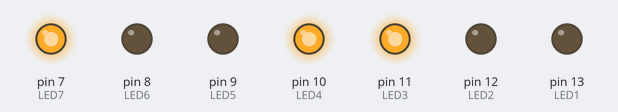
The sketch below on a simulated Arduino Uno, built with avr-gcc and run on an emulated ATmega328P. Shown: output pins drawn as LEDs (lit = HIGH).

Above: at 0.04 s.
At 0.68 s:
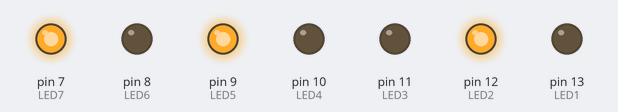
At 1.32 s:
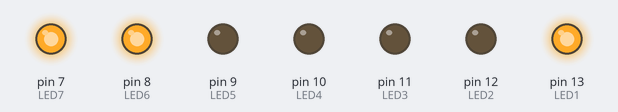
At 2.04 s:
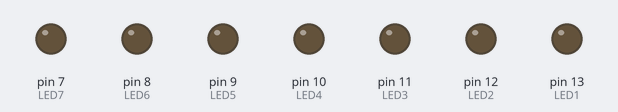
At 2.84 s:
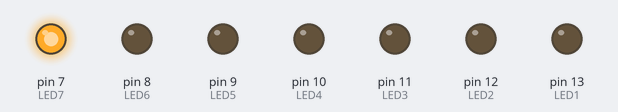
Timing chart, 0 to 3.1 s (numbered marks = the images above):
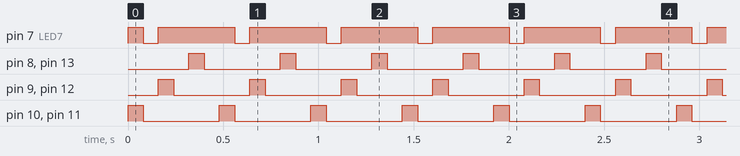

The sketch:

try.ino
```cpp
int LED1=13;
int LED2=12;
int LED3=11;
int LED4=10;
int LED5=9;
int LED6=8;
int LED7=7;

void setup() {
  // put your setup code here, to run once:
pinMode(LED1,OUTPUT);
pinMode(LED2,OUTPUT);
pinMode(LED3,OUTPUT);
pinMode(LED4,OUTPUT);
pinMode(LED5,OUTPUT);
pinMode(LED6,OUTPUT);
pinMode(LED7,OUTPUT);
}

void loop() {
  // put your main code here, to run repeatedly:
digitalWrite(LED3,HIGH);
digitalWrite(LED4,HIGH);
digitalWrite(LED7,HIGH);
delay(80);
digitalWrite(LED7,LOW);
digitalWrite(LED3,LOW);
digitalWrite(LED4,LOW);
delay(80);
digitalWrite(LED7,LOW);
digitalWrite(LED2,HIGH);
digitalWrite(LED5,HIGH);
digitalWrite(LED7,HIGH);
delay(80);
digitalWrite(LED7,LOW);
digitalWrite(LED2,LOW);
digitalWrite(LED5,LOW);
digitalWrite(LED7,HIGH);
delay(80);
digitalWrite(LED7,LOW);
digitalWrite(LED1,HIGH);
digitalWrite(LED7,HIGH);
digitalWrite(LED6,HIGH);
delay(80);
digitalWrite(LED7,LOW);
digitalWrite(LED6,LOW);
digitalWrite(LED7,HIGH);
digitalWrite(LED1,LOW);
delay(80);
digitalWrite(LED7,LOW);
digitalWrite(LED1,LOW);
digitalWrite(LED2,LOW);
digitalWrite(LED7,HIGH);

/*digitalWrite(LED3,LOW);
digitalWrite(LED1,LOW);
digitalWrite(LED2,LOW);
digitalWrite(LED3,LOW);\
*/

}
```

Measured:
- by itself, pin 7 (LED7): repeats every 0.48 s: LOW 0.08 s, HIGH 0.40 s
- by itself, pin 8 (LED6), pin 9 (LED5), pin 10 (LED4), pin 11 (LED3), pin 12 (LED2), pin 13 (LED1): alternates HIGH for 0.08 s and LOW for 0.40 s
